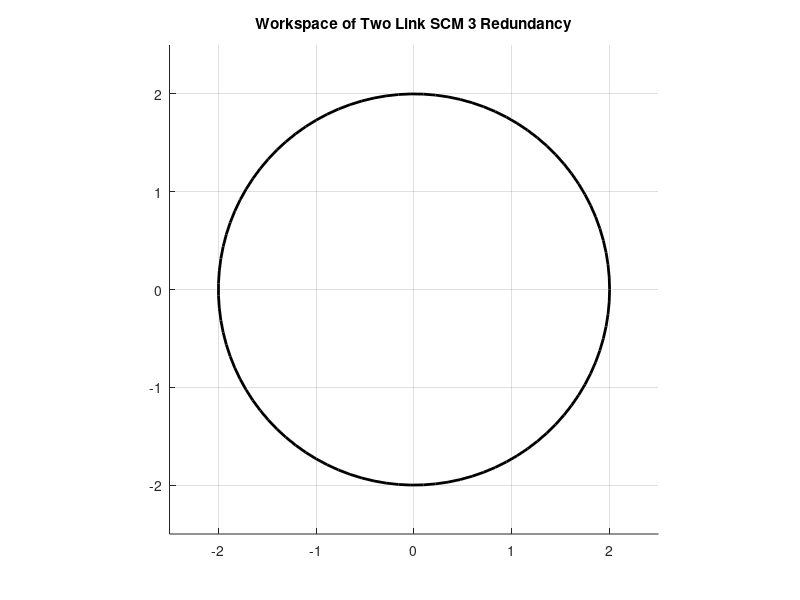

Reproduce this figure in MATLAB. (Note: this script raises an error after producing the figure.)
%Steps to compute the workspace:
%	1. Pick a point P(x, y) in the task space.
%	2. Find corresponding configuration q, through inverse kinematics.
%	3. Find structure matrix, A(q)
%	4. Check whether A is full rank; if rank(A) = n
%	If rank (A) not equal or < n => P (x, y) is not in the workspace.
%	5. If rank (A) = n, find eta(A) [using null space function in MATLAB]
%	6. Check if the elements of eta(A) columns are of same sign [each element has to be of the same sign 
%       and different column signs need not be same].
%	7. If above true (each column has same sign), that means P(x, y) is in the workspace.
%	Else P (x, y) is not in the workspace.

%% Defining the constants
L1 = 1;
L2 = 1;
CENTER = [0, 0];
RADIUS = 2;
NUMBER_OF_CABLES = 3;    % For 2 redundancy or 3 for 1 redundancy.
M = [-1.5 0; 0.5, 0; 1.5 0];

%% Initialising the graph
% Clear the axes.
cla

% Plot the TaskSpace.
viscircles(CENTER,RADIUS,'Color',"black"); 
hold on


% Fix the axis limits.
xlim([-2.5 2.5])
ylim([-2.5 2.5])

% Set the axis aspect ratio to 1:1.
axis square

% Set the grid on
grid on

% Set a title.
title("Workspace of Two Link SCM 3 Redundancy")

for x=-2:0.1:2
    for y=-2:0.1:2
        if x^2 + y^2 > RADIUS^2
            continue
        end
        %% Step 1: Pick a point P(x, y) in the task space which will be the region
        % inside the circle.

        % This point is chosen manually for testing, points inside the circle will
        % be chosed using a formula and will be iterated.
        point = [x, y];
        %plot(point(1), point(2), "ro")

        %% 2. Find corresponding configurations of q, through inverse kinematics.
        [Q11, Q12, Q21, Q22] = findJointAngles(point, L1, L2);  % There are multiple values for Q1 and Q2
        %plotPoints(L1, L2, Q11, Q21, M);
        %plotPoints(L1, L2, Q12, Q22, M);

        %% 3. Find Structure Matrix
        %    The structure matrix will be 2 * 3 (or 4) (num of joints * num of cables)
        A = structureMatrix(NUMBER_OF_CABLES, M, L1, L2, Q11, Q21);
        A(isnan(A)) = 0;

        %% 4. Check whether A is full rank i.e., if rank(A) = n
        %    If rank (A) not equal or < n => P (x, y) is not in the workspace.
        rankOfA = rank(A);

        %% 5. If rank (A) = n, find eta(A) (null space) [using null space function in MATLAB]
        eta = null(A);

        %% 6. Check if the elements of eta(A) columns are of same sign [each element has to be of the same sign 
        %    and different column signs need not be same].
        exists = existsInWorkspace(eta);

        %% 7. If above true (each column has same sign), that means P(x, y) is in the workspace.
        %	 Else P (x, y) is not in the workspace. 
        %    Plot the point if it exists in the workspace and iterate.
        if exists
            plot(point(1), point(2), "r.")
            %disp("exists")
        end
    end
end




